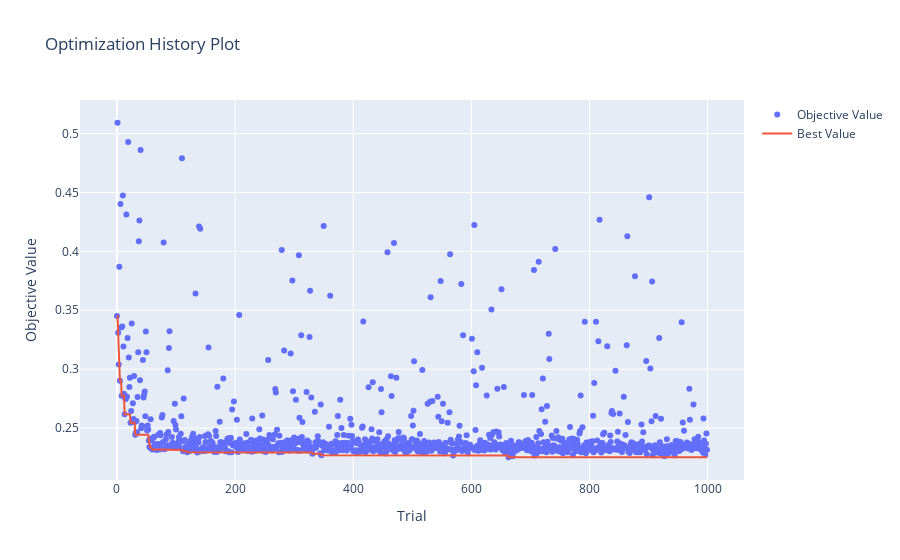

This figure's notebook cell:
### Markdown cell above
Der Optimierungsverlauf zeigt, dass der größte Optimierungssprung innerhalb der ersten 100 Trials sattfindet. Anschließend stagniert der Fortschritt mit einzelnen Ausnahmen im 600er und 900er Bereich.

### Code cell
# Optimierungsverlauf der Studie visualisieren
optuna.visualization.plot_optimization_history(study)

### Figure 1 — Plotly figure (JSON) as saved in the notebook; plotly's stock layout.template omitted (floating-point values rounded to 4 significant figures; data arrays with more than 128 entries replaced by an {"elided": "..."} marker saying what was removed)
{"data": [{"mode": "markers", "name": "Objective Value", "type": "scatter", "x": {"elided": "1000 int values"}, "y": {"elided": "1000 float values"}}, {"mode": "lines", "name": "Best Value", "type": "scatter", "x": {"elided": "1000 int values"}, "y": {"elided": "1000 float values"}}, {"marker": {"color": "#cccccc"}, "mode": "markers", "name": "Infeasible Trial", "showlegend": false, "type": "scatter", "x": [], "y": []}], "layout": {"title": {"text": "Optimization History Plot"}, "xaxis": {"title": {"text": "Trial"}}, "yaxis": {"title": {"text": "Objective Value"}}}}
